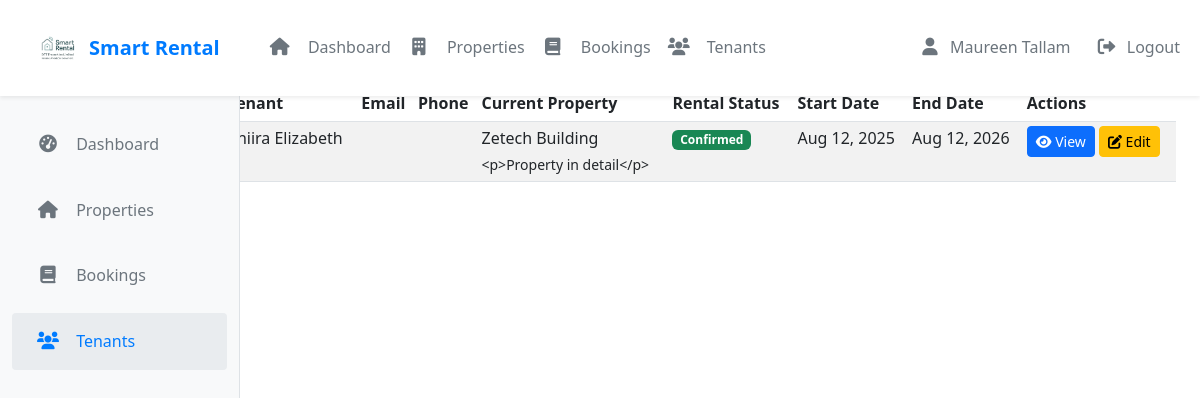
/smart_landlords/tenants.php (signed in), run on the app's committed database.
### tables this page shows
CREATE TABLE `users` (
  `id` int(30) NOT NULL,
  `name` text NOT NULL,
  `username` varchar(200) NOT NULL,
  `phone_number` varchar(20) DEFAULT NULL COMMENT 'User''s contact phone number',
  `current_balance` decimal(15,2) DEFAULT 0.00,
  `default_payment_method` varchar(50) DEFAULT NULL,
  `password` text NOT NULL,
  `type` enum('admin','landlord','caretaker','customer') NOT NULL DEFAULT 'customer'
);

### smart_landlords/tenants.php (the view, shortened to what this page needs)
<?php
require_once '../config/db.php';
$stmt = $conn->prepare("SELECT DISTINCT u.*,
                       h.house_no,
                       h.description,
                       rb.status as rental_status,
                       rb.start_date,
                       rb.end_date
                       FROM users u
                       LEFT JOIN rental_bookings rb ON u.id = rb.user_id
                       LEFT JOIN houses h ON rb.house_id = h.id
                       WHERE h.landlord_id = ?
                       ORDER BY u.name");
$stmt->bind_param('i', $_SESSION['user_id']);
$stmt->execute();
$tenants = $stmt->get_result()->fetch_all(MYSQLI_ASSOC);
?>
<!DOCTYPE html>
<html lang="en">
<head>
    <link href="https://cdn.jsdelivr.net/npm/bootstrap@5.3.0/dist/css/bootstrap.min.css" rel="stylesheet">
    <link rel="stylesheet" href="https://cdnjs.cloudflare.com/ajax/libs/font-awesome/6.0.0/css/all.min.css">
    <link rel="stylesheet" href="assets/css/style.css">
</head>
<body>
    <?php include('./includes/header.php'); ?>
    <div class="container-fluid">
        <div class="row">
            <nav id="sidebar" class="col-md-3 col-lg-2 d-md-block bg-light sidebar">
                <div class="position-sticky pt-3">
                    <ul class="nav flex-column">
                        <li class="nav-item">
                            <a class="nav-link" href="index.php">
                                <i class="fas fa-tachometer-alt"></i> Dashboard
                            </a>
                        </li>
                        <li class="nav-item">
                            <a class="nav-link" href="properties.php">
                                <i class="fas fa-home"></i> Properties
                            </a>
                        </li>
                        <li class="nav-item">
                            <a class="nav-link" href="bookings.php">
                                <i class="fas fa-book"></i> Bookings
                            </a>
                        </li>
                        <li class="nav-item">
                            <a class="nav-link active" href="tenants.php">
                                <i class="fas fa-users"></i> Tenants
                            </a>
                        </li>
                    </ul>
                </div>
            </nav>
            <main class="col-md-9 ms-sm-auto col-lg-10 px-md-4">
                <div class="d-flex justify-content-between flex-wrap flex-md-nowrap align-items-center pt-3 pb-2 mb-3 border-bottom">
                    <h1 class="h2">Manage Tenants</h1>
                </div>
                <div class="table-responsive">
                    <table class="table table-striped table-sm">
                        <thead>
                            <tr>
                                <th>Tenant</th>
                                <th>Email</th>
                                <th>Phone</th>
                                <th>Current Property</th>
                                <th>Rental Status</th>
<th>Start Date</th>
<th>End Date</th>
                                <th>Actions</th>
                            </tr>
                        </thead>
                        <tbody>
                            <?php foreach ($tenants as $tenant): ?>
                            <tr>
                                <td><?php echo htmlspecialchars($tenant['name']); ?></td>
                                <td><?php echo htmlspecialchars($tenant['email']); ?></td>
                                <td><?php echo htmlspecialchars($tenant['phone']); ?></td>
                                <td>
                                    <?php if ($tenant['house_no']): ?>
                                        <?php echo htmlspecialchars($tenant['house_no']); ?><br>
                                        <small><?php echo htmlspecialchars($tenant['description']); ?></small>
                                    <?php else: ?>
                                        <span class="text-muted">No current property</span>
                                    <?php endif; ?>
                                </td>
                                <td>
                                    <span class="badge bg-<?php echo $tenant['rental_status'] === 'confirmed' ? 'success' : ($tenant['rental_status'] === 'pending' ? 'warning' : 'danger'); ?>">
                                        <?php echo ucfirst($tenant['rental_status']); ?>
                                    </span>
                                </td>
                                <td>
                                    <?php if ($tenant['start_date']): ?>
                                        <?php echo date('M d, Y', strtotime($tenant['start_date'])); ?>
                                    <?php else: ?>
                                        <span class="text-muted">N/A</span>
                                    <?php endif; ?>
                                </td>
                                <td>
                                    <?php if ($tenant['end_date']): ?>
                                        <?php echo date('M d, Y', strtotime($tenant['end_date'])); ?>
                                    <?php else: ?>
                                        <span class="text-muted">N/A</span>
                                    <?php endif; ?>
                                </td>
                                <td>
                                    <a href="view-tenant.php?id=<?php echo $tenant['id']; ?>" class="btn btn-sm btn-primary">
                                        <i class="fas fa-eye"></i> View
                                    </a>
                                    <a href="edit-tenant.php?id=<?php echo $tenant['id']; ?>" class="btn btn-sm btn-warning">
                                        <i class="fas fa-edit"></i> Edit
                                    </a>
                                </td>
                            </tr>
                            <?php endforeach; ?>
                        </tbody>
                    </table>
                </div>
            </main>
        </div>
    </div>
</body>
</html>

### smart_landlords/assets/css/style.css (style rules this page uses)
body { font-family: 'Segoe UI', Tahoma, Geneva, Verdana, sans-serif; line-height: 1.6; color: #333; }
.sidebar { position: fixed; top: 0; left: 0; width: 240px; min-height: 100vh; padding-top: 6rem; background-color: #f8f9fa; border-right: 1px solid #dee2e6; z-index: 1000; }
.nav-link { color: #6c757d; padding: 1rem 1.5rem; margin: 0.25rem 0; transition: all 0.3s ease; border-radius: 4px; }
.nav-link i { width: 1.75rem; text-align: center; margin-right: 1rem; font-size: 1.2rem; }
.nav-link.active { color: #007bff; background-color: #e9ecef; font-weight: 500; }
.nav-link i { width: 1.5rem; text-align: center; margin-right: 0.75rem; font-size: 1.1rem; }

### data on the page
users: name "Thiira Elizabeth", house_no "Zetech Building", description "<p>Property in detail</p>", rental_status "Confirmed", start_date "Aug 12, 2025", end_date "Aug 12, 2026"

### other printed values
$_SESSION['user_name'] "Maureen Tallam"
